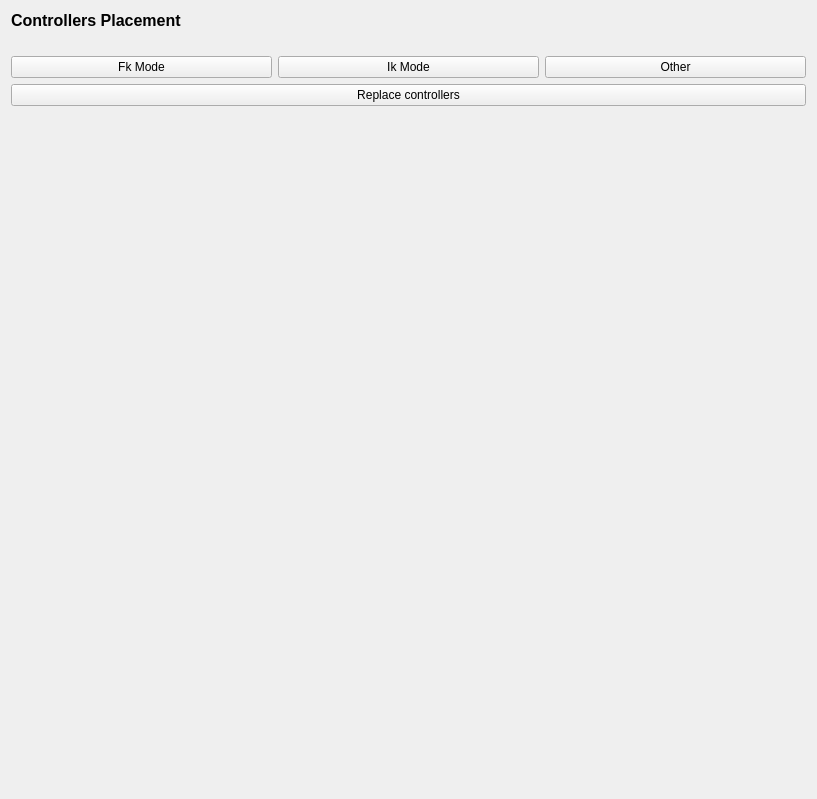
<?xml version="1.0" encoding="UTF-8"?>
<ui version="4.0">
 <class>PageControllerPlacement</class>
 <widget class="QWidget" name="PageControllerPlacement">
  <property name="geometry">
   <rect>
    <x>0</x>
    <y>0</y>
    <width>817</width>
    <height>799</height>
   </rect>
  </property>
  <property name="windowTitle">
   <string>Form</string>
  </property>
  <layout class="QVBoxLayout" name="verticalLayout">
   <item>
    <widget class="QLabel" name="label">
     <property name="font">
      <font>
       <pointsize>12</pointsize>
       <bold>true</bold>
      </font>
     </property>
     <property name="text">
      <string>Controllers Placement</string>
     </property>
    </widget>
   </item>
   <item>
    <widget class="QLabel" name="label_2">
     <property name="text">
      <string/>
     </property>
    </widget>
   </item>
   <item>
    <layout class="QHBoxLayout" name="horizontalLayout">
     <item>
      <widget class="QPushButton" name="btnFkMode">
       <property name="text">
        <string>Fk Mode</string>
       </property>
      </widget>
     </item>
     <item>
      <widget class="QPushButton" name="btnIkMode">
       <property name="text">
        <string>Ik Mode</string>
       </property>
      </widget>
     </item>
     <item>
      <widget class="QPushButton" name="btnOther">
       <property name="text">
        <string>Other</string>
       </property>
      </widget>
     </item>
    </layout>
   </item>
   <item>
    <widget class="QPushButton" name="btnControllers">
     <property name="text">
      <string>Replace controllers</string>
     </property>
    </widget>
   </item>
   <item>
    <spacer name="verticalSpacer">
     <property name="orientation">
      <enum>Qt::Vertical</enum>
     </property>
     <property name="sizeHint" stdset="0">
      <size>
       <width>20</width>
       <height>40</height>
      </size>
     </property>
    </spacer>
   </item>
  </layout>
 </widget>
 <resources/>
 <connections/>
</ui>
